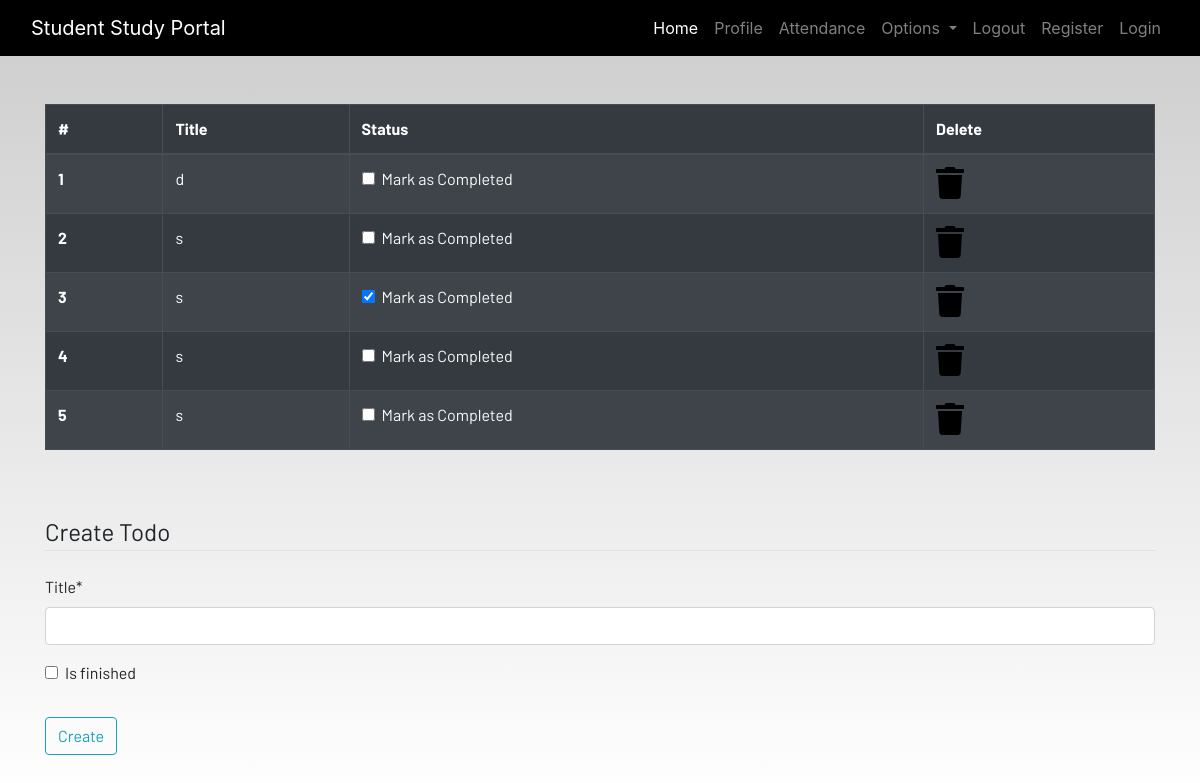
The app's page /todo (signed in) with its own data.
### dashboard/models.py (models this page shows, shortened)
class Todo(models.Model):
    user = models.ForeignKey(User,on_delete=models.CASCADE)
    title = models.CharField(max_length=100)
    is_finished = models.BooleanField(default=False)

### dashboard/views.py (the view)
# urls.py: path("todo",views.todo,name="todo"),
def todo(request):
    if request.method =='POST':
        form = TodoForm(request.POST)
        if form.is_valid():
            try:
                finished = request.POST["is_finished"]
                if finished =="on":
                    finished=True
                else:
                    finished = False
            except:
                finished=False
            todos =Todo(
                user=request.user,
                title=request.POST['title'],
                is_finished=finished,
            )
            todos.save()
            messages.success(request,f"Todo Added from{request.user.username} Successfully")
    else:
        form = TodoForm()
    todo= Todo.objects.filter(user=request.user)
    if len(todo) == 0:
        todos_done=True
    else:
        todos_done=False
    context={
        'form':form,
        'todos':todo,
        'todos_done':todos_done,
    }
    return render(request,"dashboard/todo.html",context)

### dashboard/forms.py
class TodoForm(forms.ModelForm):
    class Meta:
        model = Todo
        fields =['title','is_finished']

### dashboard/templates/dashboard/todo.html (shortened to what this page needs)
{% extends 'dashboard/base.html' %}
{% load static %}
{% load crispy_forms_tags %}
{% block content %}
<div class="container">
    {% if not todos_done %}
    <table class="table table-striped table-bordered table-hover table-dark">
        <thead>
            <tr>
                <th scope="col">#</th>
                <th scope="col">Title</th>
                <th scope="col">Status</th>
                <th scope="col">Delete</th>
            </tr>
        </thead>
        <tbody>
        {% for todo in todos %}
            <tr>
                <th scope="row">{{forloop.counter}}</th>
                <td>{{todo.title}}</td>
                <td>
                    <a href="{% url 'update-todo' todo.id %}">
                        <div class="form-check">
                            {% if todo.is_finished == True %}
                            <input class="form-check-input" type="checkbox" value="" checked >
                            {% else %}
                            <input class="form-check-input" type="checkbox" value=""  >
                            {% endif %}
                            <label class="form-check-label text-light" for="flexCheckDefault">
                                Mark as Completed
                            </label>
                        </div>
                    </a>
                </td>
                <td><a href="{% url 'delete-todo' todo.id %}"><i class="fa fa-trash fa-2x"></i></a></td>
            </tr>
            {% endfor %}
        </tbody>
    </table>
    {% else %}
    <h4>All tasks have been done!! create to add more</h4>
    {% endif %}
</div><br><br>
<div class="container">
    <form method="POST">
        <fieldset class="form-group">
            <legend class="border-bottom mb-4">Create Todo</legend>
            {{form|crispy}}
        </fieldset>
        <div class="form-group">
            <button href="" class="btn btn-outline-info" type="submit">
                Create
            </button>
        </div>
    </form>
</div>
{% endblock content %}

### static/css/main.css (style rules this page uses)
html { scroll-behavior: smooth; height: 100%; width: 100%; }
a { text-decoration: none !important; color: black; }
html, body { max-width: 100%; overflow-x: hidden; height: 100%; width: 100%; }
body { background: linear-gradient(rgba(0, 0, 0, 0.2), rgba(255, 255, 255, 0.5)); overflow-x: hidden; background-repeat: no-repeat; }
.fa { color: black; }

### records on screen
Todo: title "d"
Todo: title "s"
Todo: title "s"
Todo: title "s"
Todo: title "s"
